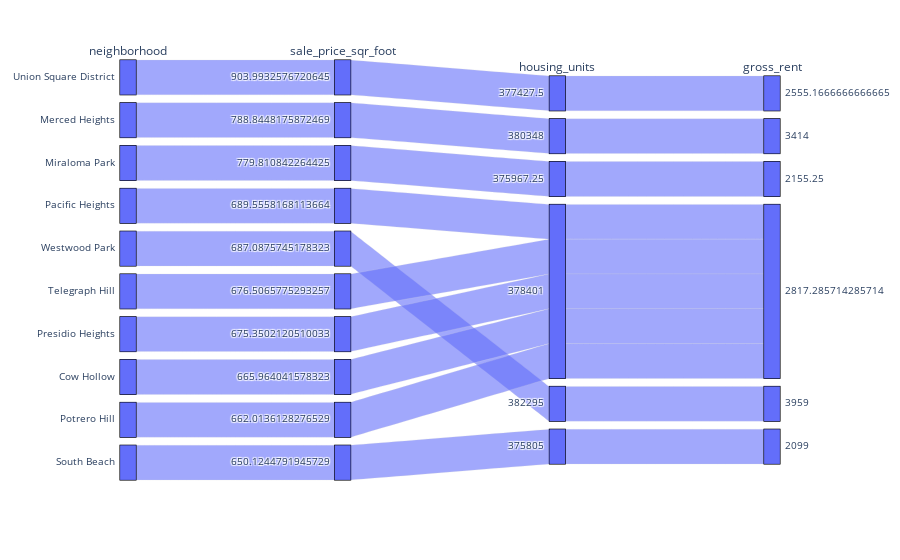

The code cell stored with this chart in its notebook:
### Code cell
# Parallel Categories Plot
px.parallel_categories(top_ten)

### Figure 1 — Plotly figure (JSON) as saved in the notebook; plotly's stock layout.template omitted (floating-point values rounded to 4 significant figures)
{"data": [{"dimensions": [{"label": "neighborhood", "values": ["Union Square District", "Merced Heights", "Miraloma Park", "Pacific Heights", "Westwood Park", "Telegraph Hill", "Presidio Heights", "Cow Hollow", "Potrero Hill", "South Beach"]}, {"label": "sale_price_sqr_foot", "values": [904.0, 788.8, 779.8, 689.6, 687.1, 676.5, 675.4, 666.0, 662.0, 650.1]}, {"label": "housing_units", "values": [377400.0, 380348, 376000.0, 378401, 382295, 378401, 378401, 378401, 378401, 375805]}, {"label": "gross_rent", "values": [2555.0, 3414, 2155.0, 2817.0, 3959, 2817.0, 2817.0, 2817.0, 2817.0, 2099]}], "domain": {"x": [0, 1], "y": [0, 1]}, "name": "", "type": "parcats"}], "layout": {"legend": {"tracegroupgap": 0}, "margin": {"t": 60}}}
